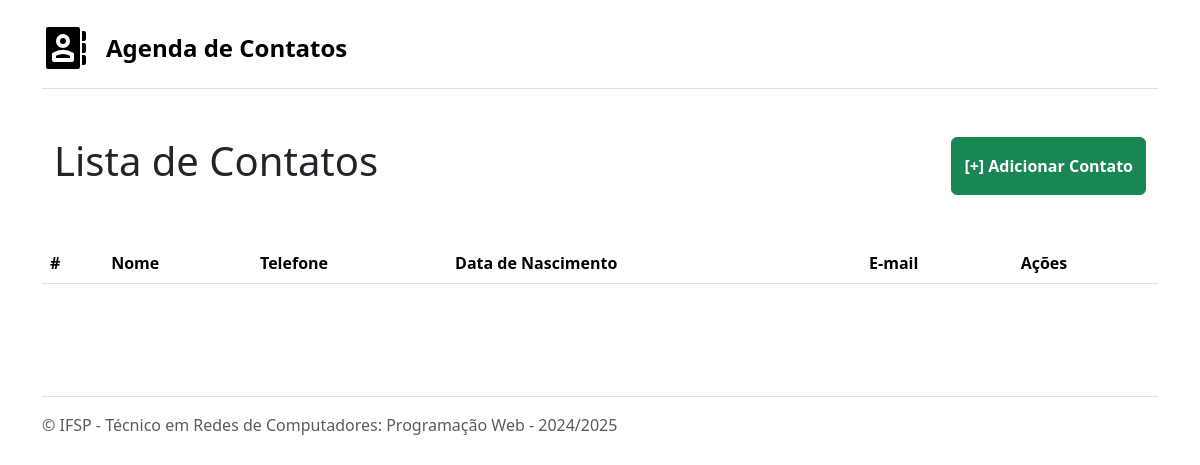
Page /listar on the earlier database version.
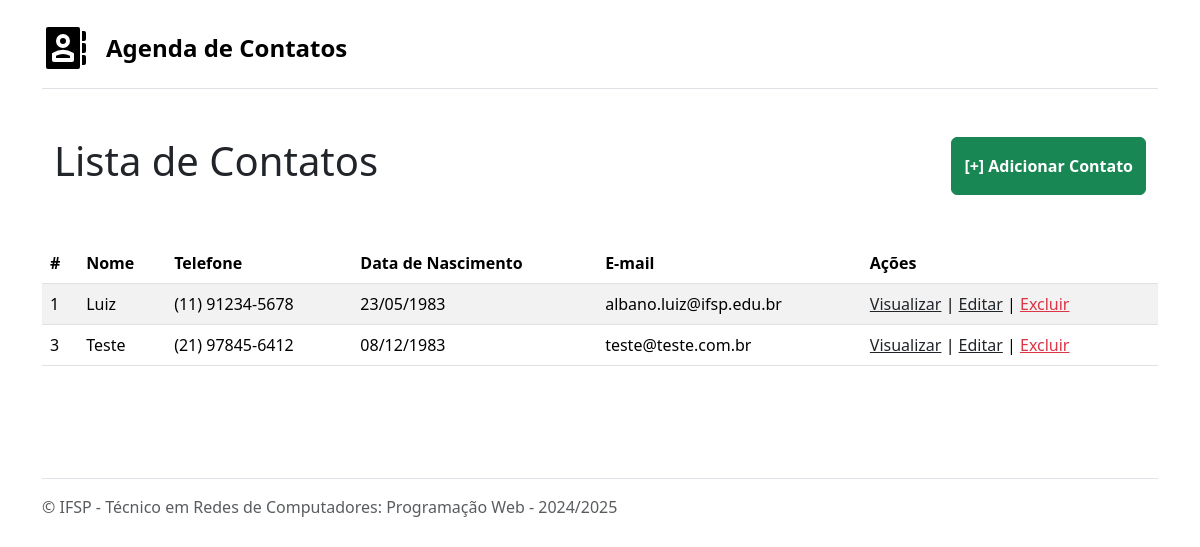
Same page on the later database version.
### tables this page shows
CREATE TABLE contatos (
  id INTEGER PRIMARY KEY AUTOINCREMENT,
  nome VARCHAR(50) NOT NULL,
  telefone VARCHAR(20),
  data_nascimento DATE,
  email VARCHAR(100),
  data_cadastro TIMESTAMP NOT NULL DEFAULT CURRENT_TIMESTAMP
);

### app.py (the view)
@app.route("/")
@app.route("/listar")
def listar_contatos():
    conn = DB()
    rows = conn.read("SELECT id, nome, telefone, data_nascimento, email FROM contatos ORDER BY nome")
    conn.close()
    return render_template("listar-contatos.html", rows=rows)

### db.py (called while the page is built)
    def connect(self):
        self.connection = sqlite3.connect('db/agenda.db')
        self.connection.row_factory = sqlite3.Row

    def close(self):
        self.connection.close()

    def read(self, sql):
        if self.connection == None:
            self.connect()
        cursor = self.connection.execute(sql)
        return cursor.fetchall()

### templates/listar-contatos.html (shortened to what this page needs)
{% extends 'base.html' %}
{% block page_content %}
<div class="container-fluid py-4">
    <div class="d-flex align-self-center">
        <h1>Lista de Contatos</h1>
        <a href="/adicionar" class="ms-auto py-3 btn btn-success fw-bold">[+] Adicionar Contato</a>
    </div>
    <div class="row py-5">
        <table class="table table-hover table-striped ">
            <thead>
                <tr>
                    <th>#</th>
                    <th>Nome</th>
                    <th>Telefone</th>
                    <th>Data de Nascimento</th>
                    <th>E-mail</th>
                    <th>Ações</th>
                </tr>
            </thead>
            <tbody>
                {% for row in rows %}
                <tr>
                    <td>{{ row['id'] }}</td>
                    <td>{{ row['nome'] }}</td>
                    <td>{{ row['telefone'] }}</td>
                    <td>{{ row['data_nascimento'] }}</td>
                    <td>{{ row['email'] }}</td>
                    <td>
                        <a href="/visualizar/{{ row['id'] }}" class="text-dark">Visualizar</a> |
                        <a href="/editar/{{ row['id'] }}" class="text-dark">Editar</a> |
                        <a href="/excluir/{{ row['id'] }}" class="text-danger delete-item">Excluir</a>
                    </td>
                </tr>
                {% endfor %}
            </tbody>
        </table>
    </div>
</div>
{% endblock %}

Differences in the rows shown:
added contatos: id "1", nome "Luiz", telefone "(11) 91234-5678", data_nascimento "23/05/1983", email "albano.luiz@ifsp.edu.br"
added contatos: id "3", nome "Teste", telefone "(21) 97845-6412", data_nascimento "08/12/1983", email "teste@teste.com.br"
